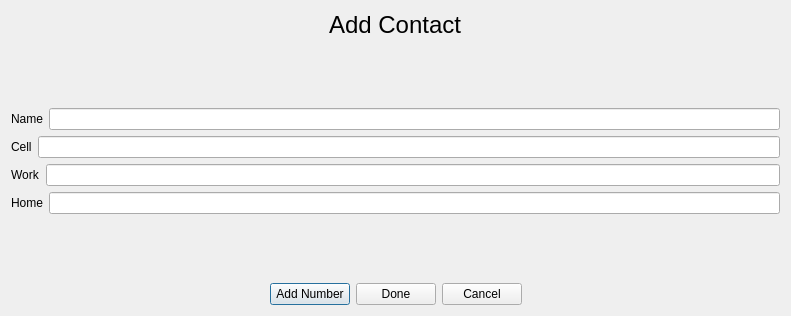
<?xml version="1.0" encoding="UTF-8"?>
<ui version="4.0">
 <class>AddContact</class>
 <widget class="QDialog" name="AddContact">
  <property name="geometry">
   <rect>
    <x>0</x>
    <y>0</y>
    <width>791</width>
    <height>316</height>
   </rect>
  </property>
  <property name="windowTitle">
   <string>Dialog</string>
  </property>
  <layout class="QVBoxLayout" name="verticalLayout">
   <item>
    <layout class="QHBoxLayout" name="horizontalLayout_6">
     <item>
      <spacer name="horizontalSpacer_2">
       <property name="orientation">
        <enum>Qt::Horizontal</enum>
       </property>
       <property name="sizeHint" stdset="0">
        <size>
         <width>40</width>
         <height>20</height>
        </size>
       </property>
      </spacer>
     </item>
     <item>
      <widget class="QLabel" name="label_2">
       <property name="font">
        <font>
         <pointsize>18</pointsize>
        </font>
       </property>
       <property name="text">
        <string>Add Contact</string>
       </property>
      </widget>
     </item>
     <item>
      <spacer name="horizontalSpacer">
       <property name="orientation">
        <enum>Qt::Horizontal</enum>
       </property>
       <property name="sizeHint" stdset="0">
        <size>
         <width>40</width>
         <height>20</height>
        </size>
       </property>
      </spacer>
     </item>
    </layout>
   </item>
   <item>
    <spacer name="verticalSpacer">
     <property name="orientation">
      <enum>Qt::Vertical</enum>
     </property>
     <property name="sizeHint" stdset="0">
      <size>
       <width>20</width>
       <height>40</height>
      </size>
     </property>
    </spacer>
   </item>
   <item>
    <layout class="QHBoxLayout" name="horizontalLayout_2">
     <item>
      <widget class="QLabel" name="name_label">
       <property name="text">
        <string>Name</string>
       </property>
      </widget>
     </item>
     <item>
      <widget class="QLineEdit" name="name_lineEdit"/>
     </item>
    </layout>
   </item>
   <item>
    <layout class="QHBoxLayout" name="horizontalLayout_3">
     <item>
      <widget class="QLabel" name="cell_label">
       <property name="text">
        <string>Cell</string>
       </property>
      </widget>
     </item>
     <item>
      <widget class="QLineEdit" name="cell_lineEdit"/>
     </item>
    </layout>
   </item>
   <item>
    <layout class="QHBoxLayout" name="horizontalLayout_4">
     <item>
      <widget class="QLabel" name="work_label">
       <property name="text">
        <string>Work</string>
       </property>
      </widget>
     </item>
     <item>
      <widget class="QLineEdit" name="work_lineEdit"/>
     </item>
    </layout>
   </item>
   <item>
    <layout class="QHBoxLayout" name="horizontalLayout_5">
     <item>
      <widget class="QLabel" name="label">
       <property name="text">
        <string>Home</string>
       </property>
      </widget>
     </item>
     <item>
      <widget class="QLineEdit" name="home_lineEdit"/>
     </item>
    </layout>
   </item>
   <item>
    <spacer name="verticalSpacer_2">
     <property name="orientation">
      <enum>Qt::Vertical</enum>
     </property>
     <property name="sizeHint" stdset="0">
      <size>
       <width>20</width>
       <height>40</height>
      </size>
     </property>
    </spacer>
   </item>
   <item>
    <layout class="QHBoxLayout" name="horizontalLayout">
     <item>
      <spacer name="horizontalSpacer_4">
       <property name="orientation">
        <enum>Qt::Horizontal</enum>
       </property>
       <property name="sizeHint" stdset="0">
        <size>
         <width>253</width>
         <height>20</height>
        </size>
       </property>
      </spacer>
     </item>
     <item>
      <widget class="QPushButton" name="add_number_Button">
       <property name="text">
        <string>Add Number</string>
       </property>
      </widget>
     </item>
     <item>
      <widget class="QPushButton" name="done_Button">
       <property name="text">
        <string>Done</string>
       </property>
      </widget>
     </item>
     <item>
      <widget class="QPushButton" name="CancelButton">
       <property name="text">
        <string>Cancel</string>
       </property>
      </widget>
     </item>
     <item>
      <spacer name="horizontalSpacer_3">
       <property name="orientation">
        <enum>Qt::Horizontal</enum>
       </property>
       <property name="sizeHint" stdset="0">
        <size>
         <width>253</width>
         <height>20</height>
        </size>
       </property>
      </spacer>
     </item>
    </layout>
   </item>
  </layout>
 </widget>
 <resources/>
 <connections/>
</ui>
